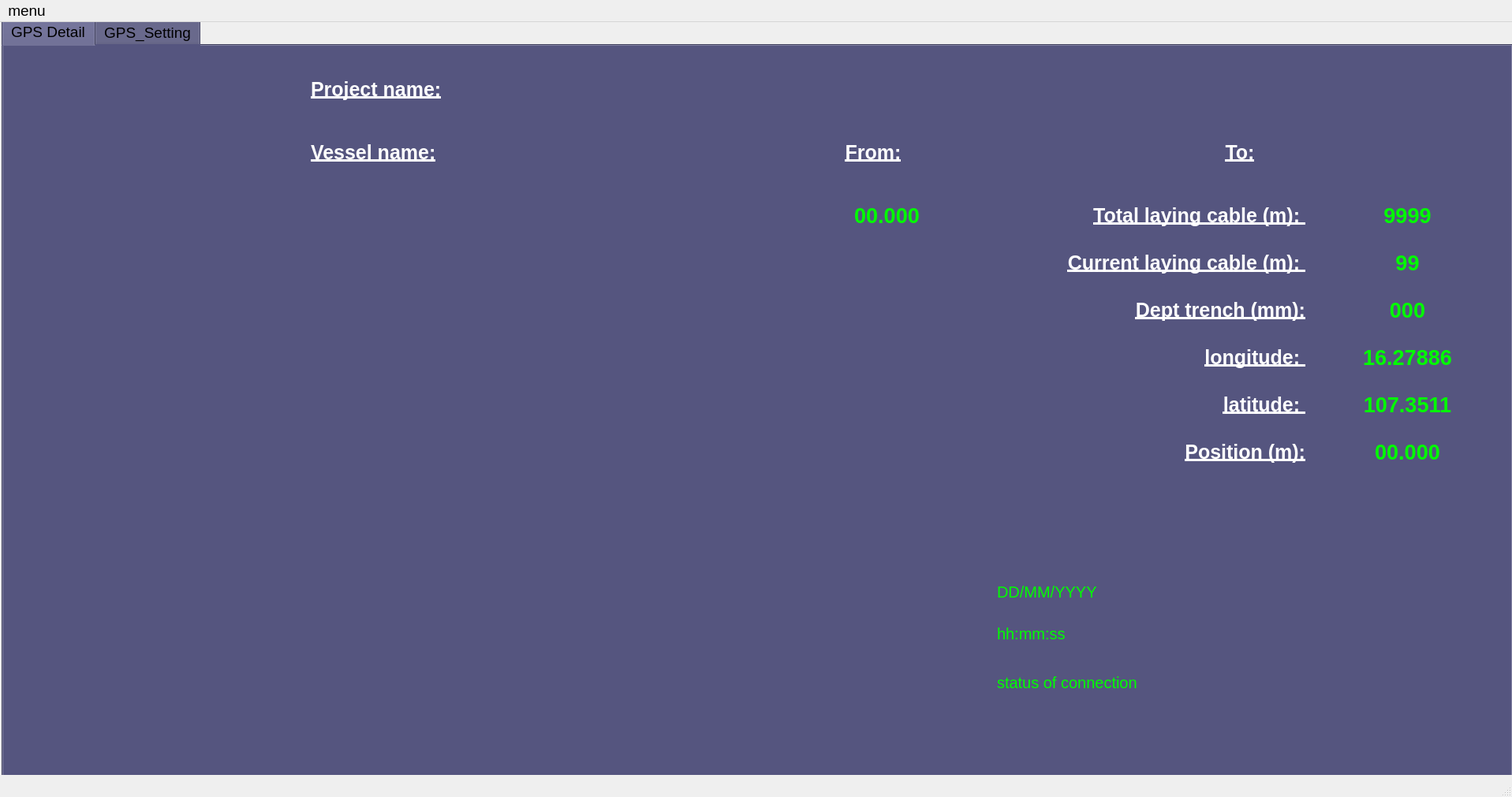
<?xml version="1.0" encoding="UTF-8"?>
<ui version="4.0">
 <class>GPSWindow</class>
 <widget class="QMainWindow" name="GPSWindow">
  <property name="geometry">
   <rect>
    <x>0</x>
    <y>0</y>
    <width>1917</width>
    <height>1011</height>
   </rect>
  </property>
  <property name="font">
   <font>
    <family>Segoe UI</family>
    <pointsize>14</pointsize>
   </font>
  </property>
  <property name="windowTitle">
   <string>GPS_SYSTEM</string>
  </property>
  <widget class="QWidget" name="centralwidget">
   <widget class="QTabWidget" name="tabWidget">
    <property name="geometry">
     <rect>
      <x>2</x>
      <y>-5</y>
      <width>1916</width>
      <height>966</height>
     </rect>
    </property>
    <property name="font">
     <font>
      <family>Segoe UI</family>
      <pointsize>14</pointsize>
     </font>
    </property>
    <property name="styleSheet">
     <string notr="true">background-color: rgb(85, 85, 127);</string>
    </property>
    <property name="currentIndex">
     <number>0</number>
    </property>
    <widget class="QWidget" name="tab_1">
     <attribute name="icon">
      <iconset>
       <normaloff>icon/48x48/Globe.png</normaloff>icon/48x48/Globe.png</iconset>
     </attribute>
     <attribute name="title">
      <string>GPS Detail</string>
     </attribute>
     <widget class="QLabel" name="lbl_g_longitude">
      <property name="geometry">
       <rect>
        <x>1660</x>
        <y>370</y>
        <width>241</width>
        <height>51</height>
       </rect>
      </property>
      <property name="font">
       <font>
        <pointsize>20</pointsize>
        <weight>75</weight>
        <bold>true</bold>
       </font>
      </property>
      <property name="styleSheet">
       <string notr="true">color: rgb(0, 255, 0);
background-color: rgba(85, 85, 127,80);</string>
      </property>
      <property name="text">
       <string>16.27886</string>
      </property>
      <property name="alignment">
       <set>Qt::AlignCenter</set>
      </property>
     </widget>
     <widget class="QLabel" name="lbl_g_latitude">
      <property name="geometry">
       <rect>
        <x>1660</x>
        <y>430</y>
        <width>241</width>
        <height>51</height>
       </rect>
      </property>
      <property name="font">
       <font>
        <pointsize>20</pointsize>
        <weight>75</weight>
        <bold>true</bold>
       </font>
      </property>
      <property name="styleSheet">
       <string notr="true">color: rgb(0, 255, 0);
background-color: rgba(85, 85, 127,80);</string>
      </property>
      <property name="text">
       <string>107.3511</string>
      </property>
      <property name="alignment">
       <set>Qt::AlignCenter</set>
      </property>
     </widget>
     <widget class="QLabel" name="label">
      <property name="geometry">
       <rect>
        <x>5</x>
        <y>20</y>
        <width>371</width>
        <height>151</height>
       </rect>
      </property>
      <property name="text">
       <string/>
      </property>
      <property name="pixmap">
       <pixmap>logo/TTP.png</pixmap>
      </property>
      <property name="scaledContents">
       <bool>true</bool>
      </property>
     </widget>
     <widget class="MplWidget" name="MplWidget" native="true">
      <property name="geometry">
       <rect>
        <x>20</x>
        <y>180</y>
        <width>1196</width>
        <height>691</height>
       </rect>
      </property>
      <property name="minimumSize">
       <size>
        <width>480</width>
        <height>320</height>
       </size>
      </property>
      <widget class="QLabel" name="lbl_g_distantce">
       <property name="geometry">
        <rect>
         <x>1010</x>
         <y>10</y>
         <width>181</width>
         <height>51</height>
        </rect>
       </property>
       <property name="font">
        <font>
         <pointsize>20</pointsize>
         <weight>75</weight>
         <bold>true</bold>
        </font>
       </property>
       <property name="styleSheet">
        <string notr="true">color: rgb(0, 255, 0);
background-color: rgba(85, 85, 127,80);</string>
       </property>
       <property name="text">
        <string>00.000</string>
       </property>
       <property name="alignment">
        <set>Qt::AlignCenter</set>
       </property>
      </widget>
     </widget>
     <widget class="QLabel" name="lbl_dept_14">
      <property name="geometry">
       <rect>
        <x>1260</x>
        <y>490</y>
        <width>391</width>
        <height>51</height>
       </rect>
      </property>
      <property name="font">
       <font>
        <family>Segoe UI</family>
        <pointsize>19</pointsize>
        <weight>75</weight>
        <bold>true</bold>
        <underline>true</underline>
       </font>
      </property>
      <property name="styleSheet">
       <string notr="true">color: rgb(255, 255, 255);
background-color: rgba(85, 85, 127,80);</string>
      </property>
      <property name="text">
       <string>Position (m):</string>
      </property>
      <property name="alignment">
       <set>Qt::AlignRight|Qt::AlignTrailing|Qt::AlignVCenter</set>
      </property>
     </widget>
     <widget class="QLabel" name="lbl_dept_2">
      <property name="geometry">
       <rect>
        <x>1260</x>
        <y>370</y>
        <width>391</width>
        <height>51</height>
       </rect>
      </property>
      <property name="font">
       <font>
        <family>Segoe UI</family>
        <pointsize>19</pointsize>
        <weight>75</weight>
        <bold>true</bold>
        <underline>true</underline>
       </font>
      </property>
      <property name="styleSheet">
       <string notr="true">color: rgb(255, 255, 255);
background-color: rgba(85, 85, 127,80);</string>
      </property>
      <property name="text">
       <string>longitude: </string>
      </property>
      <property name="alignment">
       <set>Qt::AlignRight|Qt::AlignTrailing|Qt::AlignVCenter</set>
      </property>
     </widget>
     <widget class="QLabel" name="lbl_dept_4">
      <property name="geometry">
       <rect>
        <x>1260</x>
        <y>190</y>
        <width>391</width>
        <height>51</height>
       </rect>
      </property>
      <property name="font">
       <font>
        <family>Segoe UI</family>
        <pointsize>19</pointsize>
        <weight>75</weight>
        <bold>true</bold>
        <underline>true</underline>
       </font>
      </property>
      <property name="styleSheet">
       <string notr="true">color: rgb(255, 255, 255);
background-color: rgba(85, 85, 127,80);</string>
      </property>
      <property name="text">
       <string>Total laying cable (m): </string>
      </property>
      <property name="alignment">
       <set>Qt::AlignRight|Qt::AlignTrailing|Qt::AlignVCenter</set>
      </property>
     </widget>
     <widget class="QLabel" name="lbl_g_current_laying_cable">
      <property name="geometry">
       <rect>
        <x>1660</x>
        <y>250</y>
        <width>241</width>
        <height>51</height>
       </rect>
      </property>
      <property name="font">
       <font>
        <pointsize>20</pointsize>
        <weight>75</weight>
        <bold>true</bold>
       </font>
      </property>
      <property name="styleSheet">
       <string notr="true">color: rgb(0, 255, 0);
background-color: rgba(85, 85, 127,80);</string>
      </property>
      <property name="text">
       <string>99</string>
      </property>
      <property name="alignment">
       <set>Qt::AlignCenter</set>
      </property>
     </widget>
     <widget class="QLabel" name="lbl_dept_3">
      <property name="geometry">
       <rect>
        <x>1260</x>
        <y>430</y>
        <width>391</width>
        <height>51</height>
       </rect>
      </property>
      <property name="font">
       <font>
        <family>Segoe UI</family>
        <pointsize>19</pointsize>
        <weight>75</weight>
        <bold>true</bold>
        <underline>true</underline>
       </font>
      </property>
      <property name="styleSheet">
       <string notr="true">color: rgb(255, 255, 255);
background-color: rgba(85, 85, 127,80);</string>
      </property>
      <property name="text">
       <string>latitude: </string>
      </property>
      <property name="alignment">
       <set>Qt::AlignRight|Qt::AlignTrailing|Qt::AlignVCenter</set>
      </property>
     </widget>
     <widget class="QLabel" name="lbl_g_total_laying_cable">
      <property name="geometry">
       <rect>
        <x>1660</x>
        <y>190</y>
        <width>241</width>
        <height>51</height>
       </rect>
      </property>
      <property name="font">
       <font>
        <pointsize>20</pointsize>
        <weight>75</weight>
        <bold>true</bold>
       </font>
      </property>
      <property name="styleSheet">
       <string notr="true">color: rgb(0, 255, 0);
background-color: rgba(85, 85, 127,80);</string>
      </property>
      <property name="text">
       <string>9999</string>
      </property>
      <property name="alignment">
       <set>Qt::AlignCenter</set>
      </property>
     </widget>
     <widget class="QLabel" name="lbl_dept">
      <property name="geometry">
       <rect>
        <x>1260</x>
        <y>310</y>
        <width>391</width>
        <height>51</height>
       </rect>
      </property>
      <property name="font">
       <font>
        <family>Segoe UI</family>
        <pointsize>19</pointsize>
        <weight>75</weight>
        <bold>true</bold>
        <underline>true</underline>
       </font>
      </property>
      <property name="styleSheet">
       <string notr="true">color: rgb(255, 255, 255);
background-color: rgba(85, 85, 127,80);</string>
      </property>
      <property name="text">
       <string>Dept trench (mm):</string>
      </property>
      <property name="alignment">
       <set>Qt::AlignRight|Qt::AlignTrailing|Qt::AlignVCenter</set>
      </property>
     </widget>
     <widget class="QLabel" name="lbl_g_dept_trench">
      <property name="geometry">
       <rect>
        <x>1660</x>
        <y>310</y>
        <width>241</width>
        <height>51</height>
       </rect>
      </property>
      <property name="font">
       <font>
        <pointsize>20</pointsize>
        <weight>75</weight>
        <bold>true</bold>
       </font>
      </property>
      <property name="styleSheet">
       <string notr="true">color: rgb(0, 255, 0);
background-color: rgba(85, 85, 127,80);</string>
      </property>
      <property name="text">
       <string>000</string>
      </property>
      <property name="alignment">
       <set>Qt::AlignCenter</set>
      </property>
     </widget>
     <widget class="QLabel" name="lbl_dept_5">
      <property name="geometry">
       <rect>
        <x>1260</x>
        <y>250</y>
        <width>391</width>
        <height>51</height>
       </rect>
      </property>
      <property name="font">
       <font>
        <family>Segoe UI</family>
        <pointsize>19</pointsize>
        <weight>75</weight>
        <bold>true</bold>
        <underline>true</underline>
       </font>
      </property>
      <property name="styleSheet">
       <string notr="true">color: rgb(255, 255, 255);
background-color: rgba(85, 85, 127,80);</string>
      </property>
      <property name="text">
       <string>Current laying cable (m): </string>
      </property>
      <property name="alignment">
       <set>Qt::AlignRight|Qt::AlignTrailing|Qt::AlignVCenter</set>
      </property>
     </widget>
     <widget class="QLabel" name="pic_box_background">
      <property name="geometry">
       <rect>
        <x>0</x>
        <y>0</y>
        <width>1916</width>
        <height>941</height>
       </rect>
      </property>
      <property name="styleSheet">
       <string notr="true">border-color: rgb(85, 0, 127);</string>
      </property>
      <property name="text">
       <string/>
      </property>
      <property name="pixmap">
       <pixmap>background/backgroundfull.png</pixmap>
      </property>
      <property name="scaledContents">
       <bool>true</bool>
      </property>
     </widget>
     <widget class="QLabel" name="lbl_dept_6">
      <property name="geometry">
       <rect>
        <x>390</x>
        <y>20</y>
        <width>211</width>
        <height>71</height>
       </rect>
      </property>
      <property name="font">
       <font>
        <family>Segoe UI</family>
        <pointsize>19</pointsize>
        <weight>75</weight>
        <bold>true</bold>
        <underline>true</underline>
       </font>
      </property>
      <property name="styleSheet">
       <string notr="true">color: rgb(255, 255, 255);
background-color: rgba(85, 85, 127,80);</string>
      </property>
      <property name="text">
       <string>Project name:</string>
      </property>
      <property name="alignment">
       <set>Qt::AlignLeading|Qt::AlignLeft|Qt::AlignVCenter</set>
      </property>
     </widget>
     <widget class="QLabel" name="lbl_dept_10">
      <property name="geometry">
       <rect>
        <x>990</x>
        <y>100</y>
        <width>226</width>
        <height>71</height>
       </rect>
      </property>
      <property name="font">
       <font>
        <family>Segoe UI</family>
        <pointsize>19</pointsize>
        <weight>75</weight>
        <bold>true</bold>
        <underline>true</underline>
       </font>
      </property>
      <property name="styleSheet">
       <string notr="true">color: rgb(255, 255, 255);
background-color: rgba(85, 85, 127,80);</string>
      </property>
      <property name="text">
       <string>From:</string>
      </property>
      <property name="alignment">
       <set>Qt::AlignCenter</set>
      </property>
     </widget>
     <widget class="QLabel" name="lbl_g_vessel_name">
      <property name="geometry">
       <rect>
        <x>615</x>
        <y>100</y>
        <width>366</width>
        <height>71</height>
       </rect>
      </property>
      <property name="font">
       <font>
        <family>Segoe UI</family>
        <pointsize>19</pointsize>
        <weight>75</weight>
        <bold>true</bold>
        <underline>false</underline>
       </font>
      </property>
      <property name="styleSheet">
       <string notr="true">color: rgb(255, 255, 255);
background-color: rgba(85, 85, 127,80);</string>
      </property>
      <property name="text">
       <string/>
      </property>
      <property name="alignment">
       <set>Qt::AlignCenter</set>
      </property>
     </widget>
     <widget class="QLabel" name="lbl_g_from">
      <property name="geometry">
       <rect>
        <x>1225</x>
        <y>100</y>
        <width>246</width>
        <height>71</height>
       </rect>
      </property>
      <property name="font">
       <font>
        <family>Segoe UI</family>
        <pointsize>19</pointsize>
        <weight>75</weight>
        <bold>true</bold>
        <underline>false</underline>
       </font>
      </property>
      <property name="styleSheet">
       <string notr="true">color: rgb(255, 255, 255);
background-color: rgba(85, 85, 127,80);</string>
      </property>
      <property name="text">
       <string/>
      </property>
      <property name="alignment">
       <set>Qt::AlignCenter</set>
      </property>
     </widget>
     <widget class="QLabel" name="lbl_dept_12">
      <property name="geometry">
       <rect>
        <x>1485</x>
        <y>100</y>
        <width>166</width>
        <height>71</height>
       </rect>
      </property>
      <property name="font">
       <font>
        <family>Segoe UI</family>
        <pointsize>19</pointsize>
        <weight>75</weight>
        <bold>true</bold>
        <underline>true</underline>
       </font>
      </property>
      <property name="styleSheet">
       <string notr="true">color: rgb(255, 255, 255);
background-color: rgba(85, 85, 127,80);</string>
      </property>
      <property name="text">
       <string>To:</string>
      </property>
      <property name="alignment">
       <set>Qt::AlignCenter</set>
      </property>
     </widget>
     <widget class="QLabel" name="lbl_dept_7">
      <property name="geometry">
       <rect>
        <x>390</x>
        <y>100</y>
        <width>211</width>
        <height>71</height>
       </rect>
      </property>
      <property name="font">
       <font>
        <family>Segoe UI</family>
        <pointsize>19</pointsize>
        <weight>75</weight>
        <bold>true</bold>
        <underline>true</underline>
       </font>
      </property>
      <property name="styleSheet">
       <string notr="true">color: rgb(255, 255, 255);
background-color: rgba(85, 85, 127,80);</string>
      </property>
      <property name="text">
       <string>Vessel name:</string>
      </property>
      <property name="alignment">
       <set>Qt::AlignLeading|Qt::AlignLeft|Qt::AlignVCenter</set>
      </property>
     </widget>
     <widget class="QLabel" name="lbl_g_project_name">
      <property name="geometry">
       <rect>
        <x>615</x>
        <y>20</y>
        <width>1286</width>
        <height>71</height>
       </rect>
      </property>
      <property name="font">
       <font>
        <family>Segoe UI</family>
        <pointsize>19</pointsize>
        <weight>75</weight>
        <bold>true</bold>
        <underline>false</underline>
       </font>
      </property>
      <property name="styleSheet">
       <string notr="true">color: rgb(255, 255, 255);
background-color: rgba(85, 85, 127,80);</string>
      </property>
      <property name="text">
       <string/>
      </property>
      <property name="alignment">
       <set>Qt::AlignCenter</set>
      </property>
     </widget>
     <widget class="QLabel" name="lbl_g_to">
      <property name="geometry">
       <rect>
        <x>1660</x>
        <y>100</y>
        <width>241</width>
        <height>71</height>
       </rect>
      </property>
      <property name="font">
       <font>
        <family>Segoe UI</family>
        <pointsize>19</pointsize>
        <weight>75</weight>
        <bold>true</bold>
        <underline>false</underline>
       </font>
      </property>
      <property name="styleSheet">
       <string notr="true">color: rgb(255, 255, 255);
background-color: rgba(85, 85, 127,80);</string>
      </property>
      <property name="text">
       <string/>
      </property>
      <property name="alignment">
       <set>Qt::AlignCenter</set>
      </property>
     </widget>
     <widget class="QLabel" name="lbl_g_date">
      <property name="geometry">
       <rect>
        <x>1260</x>
        <y>670</y>
        <width>246</width>
        <height>46</height>
       </rect>
      </property>
      <property name="font">
       <font>
        <pointsize>15</pointsize>
       </font>
      </property>
      <property name="styleSheet">
       <string notr="true">color: rgb(0, 255, 0);
background-color: rgba(85, 85, 127,80);</string>
      </property>
      <property name="text">
       <string>DD/MM/YYYY</string>
      </property>
     </widget>
     <widget class="QLabel" name="lbl_g_time">
      <property name="geometry">
       <rect>
        <x>1260</x>
        <y>725</y>
        <width>246</width>
        <height>41</height>
       </rect>
      </property>
      <property name="font">
       <font>
        <pointsize>15</pointsize>
       </font>
      </property>
      <property name="styleSheet">
       <string notr="true">color: rgb(0, 255, 0);
background-color: rgba(85, 85, 127,80);</string>
      </property>
      <property name="text">
       <string>hh:mm:ss</string>
      </property>
     </widget>
     <widget class="QLabel" name="lbl_g_stt">
      <property name="geometry">
       <rect>
        <x>1260</x>
        <y>785</y>
        <width>606</width>
        <height>46</height>
       </rect>
      </property>
      <property name="font">
       <font>
        <pointsize>15</pointsize>
       </font>
      </property>
      <property name="styleSheet">
       <string notr="true">color: rgb(0, 255, 0);
background-color: rgba(85, 85, 127,80);</string>
      </property>
      <property name="text">
       <string>status of connection</string>
      </property>
     </widget>
     <widget class="QLabel" name="pic_box_GPS">
      <property name="geometry">
       <rect>
        <x>1515</x>
        <y>550</y>
        <width>386</width>
        <height>231</height>
       </rect>
      </property>
      <property name="text">
       <string/>
      </property>
      <property name="pixmap">
       <pixmap>sim/dd.jpg</pixmap>
      </property>
      <property name="scaledContents">
       <bool>true</bool>
      </property>
     </widget>
     <widget class="QLabel" name="lbl_g_position">
      <property name="geometry">
       <rect>
        <x>1660</x>
        <y>490</y>
        <width>241</width>
        <height>51</height>
       </rect>
      </property>
      <property name="font">
       <font>
        <pointsize>20</pointsize>
        <weight>75</weight>
        <bold>true</bold>
       </font>
      </property>
      <property name="styleSheet">
       <string notr="true">color: rgb(0, 255, 0);
background-color: rgba(85, 85, 127,80);</string>
      </property>
      <property name="text">
       <string>00.000</string>
      </property>
      <property name="alignment">
       <set>Qt::AlignCenter</set>
      </property>
     </widget>
     <zorder>pic_box_background</zorder>
     <zorder>label</zorder>
     <zorder>MplWidget</zorder>
     <zorder>lbl_g_latitude</zorder>
     <zorder>lbl_g_longitude</zorder>
     <zorder>lbl_dept_14</zorder>
     <zorder>lbl_g_dept_trench</zorder>
     <zorder>lbl_g_total_laying_cable</zorder>
     <zorder>lbl_dept_5</zorder>
     <zorder>lbl_dept</zorder>
     <zorder>lbl_dept_2</zorder>
     <zorder>lbl_dept_3</zorder>
     <zorder>lbl_g_current_laying_cable</zorder>
     <zorder>lbl_dept_4</zorder>
     <zorder>lbl_dept_6</zorder>
     <zorder>lbl_dept_10</zorder>
     <zorder>lbl_g_vessel_name</zorder>
     <zorder>lbl_g_from</zorder>
     <zorder>lbl_dept_12</zorder>
     <zorder>lbl_dept_7</zorder>
     <zorder>lbl_g_project_name</zorder>
     <zorder>lbl_g_to</zorder>
     <zorder>lbl_g_date</zorder>
     <zorder>lbl_g_time</zorder>
     <zorder>lbl_g_stt</zorder>
     <zorder>pic_box_GPS</zorder>
     <zorder>lbl_g_position</zorder>
    </widget>
    <widget class="QWidget" name="tab">
     <attribute name="icon">
      <iconset>
       <normaloff>icon/48x48/Screwdriver_Wrench.png</normaloff>icon/48x48/Screwdriver_Wrench.png</iconset>
     </attribute>
     <attribute name="title">
      <string>GPS_Setting</string>
     </attribute>
     <widget class="QLabel" name="label_2">
      <property name="geometry">
       <rect>
        <x>85</x>
        <y>80</y>
        <width>251</width>
        <height>51</height>
       </rect>
      </property>
      <property name="font">
       <font>
        <family>Segoe UI</family>
        <pointsize>20</pointsize>
        <weight>75</weight>
        <bold>true</bold>
       </font>
      </property>
      <property name="text">
       <string>GPS COM GATE:</string>
      </property>
     </widget>
     <widget class="QComboBox" name="cb_gps_com">
      <property name="geometry">
       <rect>
        <x>350</x>
        <y>85</y>
        <width>146</width>
        <height>41</height>
       </rect>
      </property>
      <property name="font">
       <font>
        <family>Segoe UI</family>
        <pointsize>14</pointsize>
       </font>
      </property>
      <property name="styleSheet">
       <string notr="true">color: rgb(0, 0, 255);
border-width: 2px;
border-radius: 55px;
padding: 4px;
background-color: rgb(170, 170, 255);</string>
      </property>
     </widget>
     <widget class="QPushButton" name="bt_rf_com_gps">
      <property name="geometry">
       <rect>
        <x>550</x>
        <y>85</y>
        <width>116</width>
        <height>41</height>
       </rect>
      </property>
      <property name="font">
       <font>
        <pointsize>10</pointsize>
        <weight>75</weight>
        <bold>true</bold>
       </font>
      </property>
      <property name="styleSheet">
       <string notr="true"/>
      </property>
      <property name="text">
       <string>REFRESH</string>
      </property>
     </widget>
     <widget class="QPushButton" name="bt_reconnect_gps">
      <property name="geometry">
       <rect>
        <x>700</x>
        <y>85</y>
        <width>116</width>
        <height>41</height>
       </rect>
      </property>
      <property name="font">
       <font>
        <pointsize>10</pointsize>
        <weight>75</weight>
        <bold>true</bold>
       </font>
      </property>
      <property name="styleSheet">
       <string notr="true"/>
      </property>
      <property name="text">
       <string>CONNECT</string>
      </property>
     </widget>
    </widget>
   </widget>
  </widget>
  <widget class="QMenuBar" name="menubar">
   <property name="geometry">
    <rect>
     <x>0</x>
     <y>0</y>
     <width>1917</width>
     <height>26</height>
    </rect>
   </property>
   <widget class="QMenu" name="menumenu">
    <property name="title">
     <string>menu</string>
    </property>
    <addaction name="menu_dept_measurement"/>
   </widget>
   <addaction name="menumenu"/>
  </widget>
  <widget class="QStatusBar" name="statusbar"/>
  <action name="menu_dept_measurement">
   <property name="icon">
    <iconset>
     <normaloff>icon/48x48/Sailboat.png</normaloff>icon/48x48/Sailboat.png</iconset>
   </property>
   <property name="text">
    <string>dept measurement</string>
   </property>
   <property name="font">
    <font>
     <family>MS Shell Dlg 2</family>
     <pointsize>12</pointsize>
    </font>
   </property>
  </action>
 </widget>
 <customwidgets>
  <customwidget>
   <class>MplWidget</class>
   <extends>QWidget</extends>
   <header>mplwidget.h</header>
   <container>1</container>
  </customwidget>
 </customwidgets>
 <resources/>
 <connections/>
</ui>
